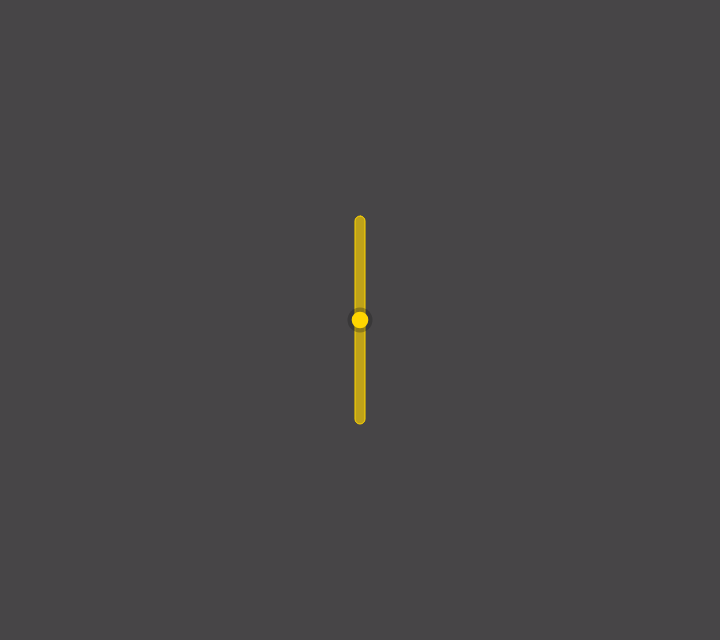
Frame 1 (no input)
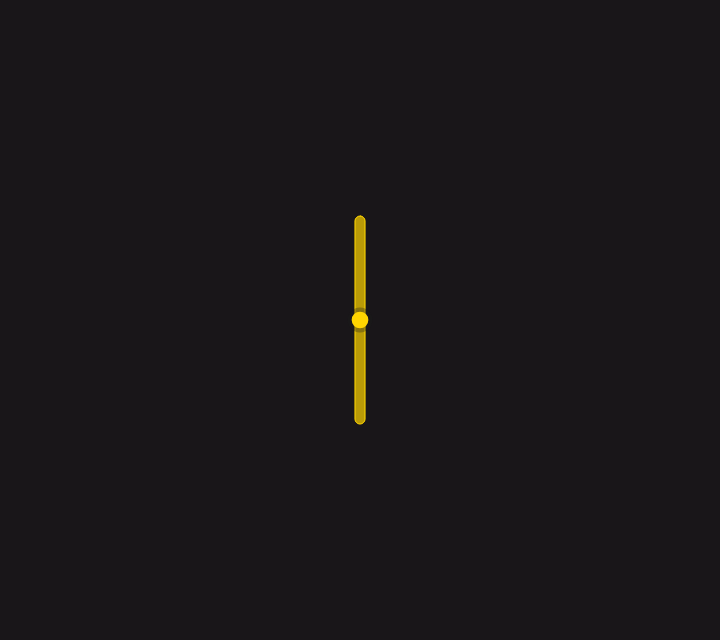
Frame 60 (no input)
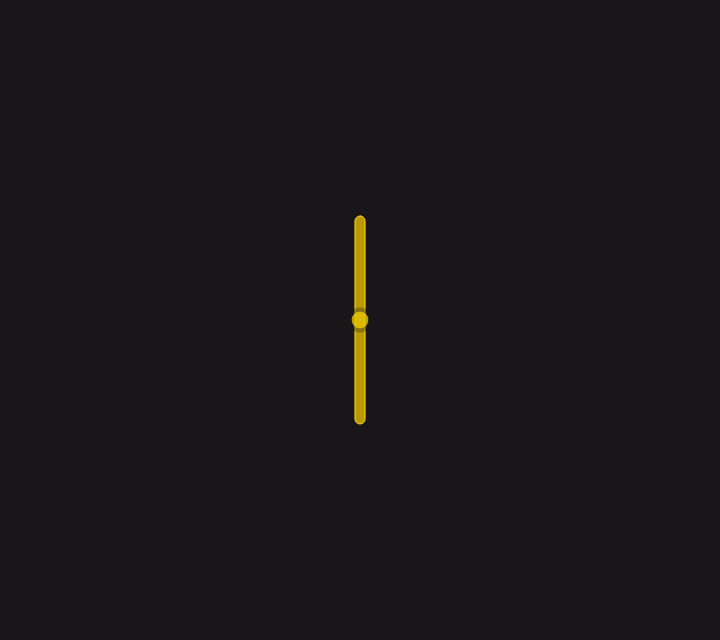
Frame 120 (the mouse pressed at the canvas centre since frame 60)

The p5.js sketch that drew these frames (run headless with seeded random() and noise() and a simulated clock; from frame 60 on, the mouse is pressed at the canvas centre):

// p5.js sketch
// ── sketch.js
// 
const sliderOrientaton = 'vertical'; // set to 'horizontal' for horizontal slider
let slider;

function setup() {
  createCanvas(720, 640);
  colorMode(HSB, 360, 100, 100, 1);
  rectMode(CENTER);
  slider = new Slider(createVector(width * 0.5, height * 0.5), height * 0.35, height * 0.65, sliderOrientaton);
}

function draw() {
  background(300, 10, 10, 0.8);
  slider.render();
}
// ── Slider.js
class Slider {
  constructor(pos, mn, mx, orient) {
    this.pos = {
      x: pos.x,
      y: pos.y
    };
    this.range = {
      min: mn,
      max: mx
    };
    this.res = createVector(50, 30);
    this.offset = createVector();
    this.isDraggable = false;
    this.orientation = orient;
    this.isVerticla = false;
    this.isHorizontal = false;

    this.setOrientation();
    console.log(this.orientation)
  }

  rollover() {
    if (mouseX >= this.pos.x - (this.res.x / 2) &&
      mouseX <= this.pos.x + (this.res.x / 2) &&
      mouseY >= this.pos.y - (this.res.y / 2) &&
      mouseY <= this.pos.y + (this.res.y / 2)) {
      cursor('grab');
      return true;
    } else {
      cursor();
      return false;
    }
    return this;
  }

  checkIfDraggable() {
    let d = dist(mouseX, mouseY, this.pos.x, this.pos.y);
    if (mouseIsPressed) {
      if (mouseX >= this.pos.x - (this.res.x / 2) &&
        mouseX <= this.pos.x + (this.res.x / 2) &&
        mouseY >= this.pos.y - (this.res.y / 2) &&
        mouseY <= this.pos.y + (this.res.y / 2)) {
        this.isDraggable = true;
        this.offset.x = this.pos.x - mouseX;
        this.offset.y = this.pos.y - mouseY;
      }
    } else {
      this.isDraggable = false;
    }

    return this;
  }

  setOrientation() {
    if (this.orientation === 'vertical') {
      this.isHorizontal = false;
      this.isVertical = true;
    } else if (this.orientation === 'horizontal') {
      this.isVertical = false;
      this.isHorizontal = true;
    }
    return this;
  }

  constrainRange() {
    if (!this.isDraggable) {
      return this;
    } else if (this.isDraggable && this.isVertical) {
      this.pos.y = constrain(mouseY + this.offset.y, this.range.min, this.range.max);
    } else if (this.isDraggable && this.isHorizontal) {
      this.pos.x = constrain(mouseX + this.offset.x, this.range.min, this.range.max);
    }

    return this;
  }

  head() {
    noStroke();
    fill(0, 0, 10, 0.3);
    ellipse(this.pos.x, this.pos.y, this.res.x / 2);

    if (this.isDraggable) {
      fill(50, 100, 100, 0.7);
    } else {
      fill(50, 100, 100, 1);
    }

    ellipse(this.pos.x, this.pos.y, this.res.x / 3);

    return this;
  }

  bar() {
    let opac = map(this.pos.y, this.range.min, this.range.max, 1, 0.3);
    fill(50, 100, 100, opac);
    stroke(50, 100, 100, 1);
    if (this.isVertical) {
      rect(width * 0.5, height * 0.5, 10, height * 0.325, 30);
    } else if (this.isHorizontal) {
      rect(width * 0.5, height * 0.5, width * 0.3, 5, 30);
    }
    return this;
  }

  render() {
    return this.checkIfDraggable().constrainRange().bar().head().rollover();
  }
}
